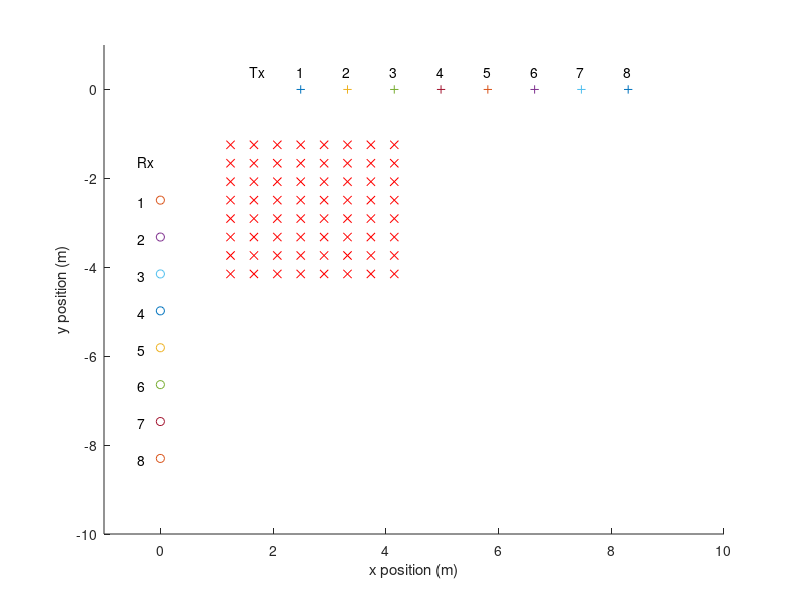

The MATLAB source for this figure:
function [ant,ve] = array2d_final_gland(doPlot)

% Script to display the virtual element positions in 2D mimo array
% Modified for L shape
% Script written by Lai Bun Lok


%% Housekeeping

%clear all
%close all
if ~exist('doPlot','var')
    doPlot=1; % Plot (1) out elements or not (0)
end

%% Antenna separation

%dphy=0.72 % Physical antenna separation (in metres), centre-to-centre
dphy=0.83; % Greenland setting

% Position of Tx element real positions (m)

%xt1=2; % offset from origin
xt1=2.49; % Greenland setup
yt1=0;

xt2=xt1+dphy;
yt2=0;

xt3=xt2+dphy;
yt3=0;

xt4=xt3+dphy;
yt4=0;

xt5=xt4+dphy;
yt5=0;

xt6=xt5+dphy;
yt6=0;

xt7=xt6+dphy;
yt7=0;

xt8=xt7+dphy;
yt8=0;

%xt9=xt8+dphy;
%yt9=0;

tx=zeros(8,2);
tx(1,1)=xt1; tx(1,2)=yt1;
tx(2,1)=xt2; tx(2,2)=yt2;
tx(3,1)=xt3; tx(3,2)=yt3;
tx(4,1)=xt4; tx(4,2)=yt4;
tx(5,1)=xt5; tx(5,2)=yt5;
tx(6,1)=xt6; tx(6,2)=yt6;
tx(7,1)=xt7; tx(7,2)=yt7;
tx(8,1)=xt8; tx(8,2)=yt8;
%tx(9,1)=xt9; tx(9,2)=yt9;

% Position of Rx element real positions (m)

xr1=0;
%yr1=-2; % offset from origin
yr1=-2.49; % Greenland set up

xr2=xr1;
yr2=yr1-dphy;

xr3=xr1;
yr3=yr2-dphy;

xr4=xr1;
yr4=yr3-dphy;

xr5=xr1;
yr5=yr4-dphy;

xr6=xr1;
yr6=yr5-dphy;

xr7=xr1;
yr7=yr6-dphy;

xr8=xr1;
yr8=yr7-dphy;

%xr9=xr1;
%yr9=yr8-dphy;

rx=zeros(8,2);
rx(1,1)=xr1; rx(1,2)=yr1;
rx(2,1)=xr2; rx(2,2)=yr2;
rx(3,1)=xr3; rx(3,2)=yr3;
rx(4,1)=xr4; rx(4,2)=yr4;
rx(5,1)=xr5; rx(5,2)=yr5;
rx(6,1)=xr6; rx(6,2)=yr6;
rx(7,1)=xr7; rx(7,2)=yr7;
rx(8,1)=xr8; rx(8,2)=yr8;
%rx(9,1)=xr9; rx(9,2)=yr9;

ant(:,1) = tx(:,1); ant(:,2) = rx(:,2);

% Calculate the virtual element positions

for x=1:8
    ve(x,1)=tx(1,1)+(rx(x,1)-tx(1,1))/2;
    ve(x,2)=rx(x,2)+(tx(1,2)-rx(x,2))/2;
end


for x=9:16
    ve(x,1)=tx(2,1)+(rx(x-8,1)-tx(2,1))/2;
    ve(x,2)=rx(x-8,2)+(tx(2,2)-rx(x-8,2))/2;
end


for x=17:24
    ve(x,1)=tx(3,1)+(rx(x-16,1)-tx(3,1))/2;
    ve(x,2)=rx(x-16,2)+(tx(3,2)-rx(x-16,2))/2;
end

for x=25:32
    ve(x,1)=tx(4,1)+(rx(x-24,1)-tx(4,1))/2;
    ve(x,2)=rx(x-24,2)+(tx(4,2)-rx(x-24,2))/2;
end

for x=33:40
    ve(x,1)=tx(5,1)+(rx(x-32,1)-tx(5,1))/2;
    ve(x,2)=rx(x-32,2)+(tx(5,2)-rx(x-32,2))/2;
end

for x=41:48
    ve(x,1)=tx(6,1)+(rx(x-40,1)-tx(6,1))/2;
    ve(x,2)=rx(x-40,2)+(tx(6,2)-rx(x-40,2))/2;
end

for x=49:56
    ve(x,1)=tx(7,1)+(rx(x-48,1)-tx(7,1))/2;
    ve(x,2)=rx(x-48,2)+(tx(7,2)-rx(x-48,2))/2;
end

for x=57:64
    ve(x,1)=tx(8,1)+(rx(x-56,1)-tx(8,1))/2;
    ve(x,2)=rx(x-56,2)+(tx(8,2)-rx(x-56,2))/2;
end

% for x=73:81
%     ve(x,1)=tx(9,1)+(rx(x-72,1)-tx(9,1))/2;
%     ve(x,2)=rx(x-72,2)+(tx(9,2)-rx(x-72,2))/2;
% end

%% Plot them out in xy

if doPlot==1
    figure
    hold
    xlabel('x position (m)')
    ylabel('y position (m)')
    
    % Plot Tx and Rx antennas
    for k=1:8
        plot(tx(k,1),tx(k,2),'+')
        plot(rx(k,1),rx(k,2),'o')
        text(tx(k,1)-0.08,tx(k,2)+0.4,num2str(k))
        text(rx(k,1)-0.4,rx(k,2)-0.04,num2str(k))
    end
    text(tx(1,1)-dphy-0.08,tx(1,2)+0.4,'Tx')
    text(rx(1,1)-0.4,rx(1,2)+dphy+0.04,'Rx')
    
    % Restrict axes
    xlim([-1 10])
    ylim([-10 1])
    
    % Plot virtual antennas
    for k=1:64
        plot(ve(k,1),ve(k,2),'rx')
    end
    
end